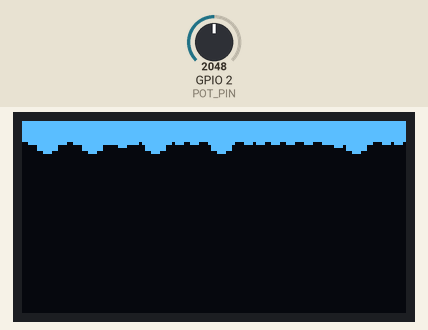
Recording of a program running on a simulated ESP32. Parts: 128×64 one-colour display. The inputs (shaded band) are chosen by the test bench; at power-on: GPIO 2 (POT_PIN) = 2048. Random numbers use the default seed unless the program sets one.

Above: at 1.2 s.
1.3 s: GPIO 2 (POT_PIN) set to 2866
At 1.76 s:
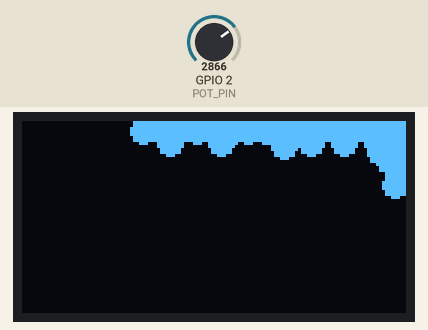
3.1 s: GPIO 2 (POT_PIN) set to 3603
At 3.31 s:
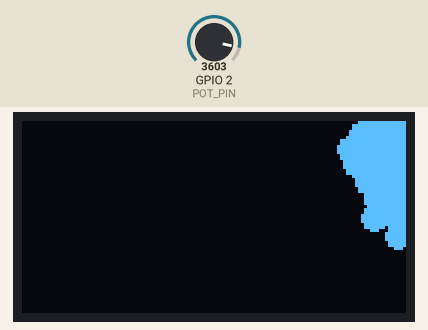
4.6 s: GPIO 2 (POT_PIN) set to 4095
At 12.6 s:
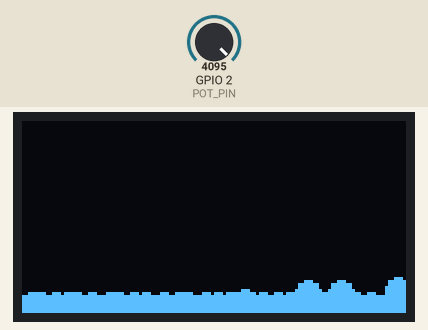
Timing chart, 0 to 13.8 s (numbered marks = the images above; inputs shaded):
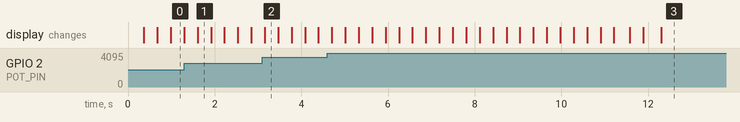

The program:

main.cpp
```cpp
#include <Arduino.h>
#include <Wire.h>
#include <Adafruit_SSD1306.h>
#include "simulation.cpp"

#define SCREEN_WIDTH 128
#define SCREEN_HEIGHT 64
#define OLED_RESET -1 // Reset pin # (or -1 if sharing Arduino reset pin)
#define POT_PIN 2
#define I2C_SCL 4
#define I2C_SDA 15
#define SCREEN_ADDRESS 0x3C
#define SIMULATION_SPEED 0

Adafruit_SSD1306 display(SCREEN_WIDTH, SCREEN_HEIGHT, &Wire, OLED_RESET);
Simulation simulation;

void printFluid(std::vector<Particle>);
void initWire();
void initDisplay();

void setup()
{
	Serial.begin(38400);
	pinMode(POT_PIN, INPUT_PULLUP);
	initWire();
	initDisplay();
	simulation.init();

	display.clearDisplay(); // Clear the buffer
}

void loop()
{
	float gravDirection = (float)map(analogRead(POT_PIN), 0, 4095, 0, 360);
	simulation.setGravityDirection(gravDirection * (M_PI / 180.0f));
	simulation.nextFrame();
	printFluid(simulation.particles);
	delay(SIMULATION_SPEED);
}

void printFluid(std::vector<Particle> particles)
{
	display.clearDisplay();
	for (auto &p : particles)
	{
		display.fillCircle(p.x, p.y, PARTICLE_RADIUS + 1, SSD1306_WHITE);
	}
	display.display();
}

void initWire()
{
	if (!Wire.begin(I2C_SDA, I2C_SCL))
	{
		Serial.println(F("Wire initialization failed"));
		for (;;)
			; // Don't proceed, loop forever
	}
}

void initDisplay()
{
	if (!display.begin(SSD1306_SWITCHCAPVCC, SCREEN_ADDRESS))
	{
		Serial.println(F("SSD1306 allocation failed"));
		for (;;)
			; // Don't proceed, loop forever
	}
}
```

simulation.cpp
```cpp
#include <cmath>
#include <vector>
#include <Arduino.h>

// Ustawienia symulacji
const int WIDTH = 128;
const int HEIGHT = 64;
const int NUM_PARTICLES = 30;                 // Liczba cząstek
const int PARTICLE_RADIUS = 3;                // Promień wizualny cząstki
const float MAX_SPEED = 3.0f;                 // Maksymalna prędkość
const float FRICTION = 0.90f;                 // Współczynnik tarcia (damping)
const float GRAVITY_FORCE = 1.5f;             // Siła grawitacji
static float GRAVITY_DIRECTION = 0.5f * M_PI; // pi/2 => w dół

// Parametry lepkości (do "wygładzania" prędkości między cząstkami)
const float VISCOSITY = 0.05f;              // współczynnik lepkości (dostosuj eksperymentalnie)
const float VISCOSITY_RADIUS_FACTOR = 1.5f; // ile razy promień interakcji jest większy od średnicy cząstki?

class Particle
{
public:
    float x, y;   // położenie
    float vx, vy; // prędkość

    Particle(float _x, float _y)
        : x(_x), y(_y)
    {
        // Losowa prędkość początkowa w zakresie [-2, 2]
        vx = ((float)rand() / RAND_MAX) * 4.0f - 2.0f;
        vy = ((float)rand() / RAND_MAX) * 4.0f - 2.0f;
    }

    // Nakładanie sił zewnętrznych (np. grawitacja)
    void applyForces()
    {
        vx += GRAVITY_FORCE * cos(GRAVITY_DIRECTION);
        vy += GRAVITY_FORCE * sin(GRAVITY_DIRECTION);
    }

    // Aktualizacja pozycji na podstawie prędkości
    void updatePosition()
    {
        x += vx;
        y += vy;
    }

    // Ograniczenie prędkości i zastosowanie tarcia
    void applyFrictionAndLimitSpeed()
    {
        // Ograniczenie prędkości
        float speed = sqrt(vx * vx + vy * vy);
        if (speed > MAX_SPEED)
        {
            float scale = MAX_SPEED / speed;
            vx *= scale;
            vy *= scale;
        }
        // Tarcie (damping)
        vx *= FRICTION;
        vy *= FRICTION;

        // Ustalanie progu minimalnej prędkości
        if (fabs(vx) < 0.1f)
            vx = 0;
        if (fabs(vy) < 0.1f)
            vy = 0;
    }

    // Obsługa kolizji ze ścianami
    void handleWallCollision()
    {
        // Odbicie od ścian w osi X
        if (x < PARTICLE_RADIUS)
        {
            x = PARTICLE_RADIUS;
            vx = -vx * 0.8f;
        }
        else if (x > WIDTH - PARTICLE_RADIUS)
        {
            x = WIDTH - PARTICLE_RADIUS;
            vx = -vx * 0.8f;
        }

        // Odbicie od ścian w osi Y
        if (y < PARTICLE_RADIUS)
        {
            y = PARTICLE_RADIUS;
            vy = -vy * 0.8f;
        }
        else if (y > HEIGHT - PARTICLE_RADIUS)
        {
            y = HEIGHT - PARTICLE_RADIUS;
            vy = -vy * 0.5f;
        }
    }
};

class Simulation
{
public:
    std::vector<Particle> particles;

    void init()
    {
        // Inicjalizacja cząstek
        for (int i = 0; i < NUM_PARTICLES; ++i)
        {
            float px = PARTICLE_RADIUS + ((float)rand() / RAND_MAX) * (WIDTH - 2 * PARTICLE_RADIUS);
            float py = PARTICLE_RADIUS + ((float)rand() / RAND_MAX) * (HEIGHT - 2 * PARTICLE_RADIUS);
            particles.emplace_back(px, py);
        }
    }

    void setGravityDirection(float direction)
    {
        GRAVITY_DIRECTION = direction + M_PI / 2;
    }

    // Krok: "lepkość" - zbliżanie prędkości sąsiadujących cząstek
    void applyViscosity()
    {
        // Promień interakcji: np. 2 (średnica cząstki) * factor
        float interactionRadius = (2.0f * PARTICLE_RADIUS) * VISCOSITY_RADIUS_FACTOR;
        float interactionRadiusSq = interactionRadius * interactionRadius;

        for (size_t i = 0; i < particles.size(); ++i)
        {
            for (size_t j = i + 1; j < particles.size(); ++j)
            {
                Particle &p1 = particles[i];
                Particle &p2 = particles[j];

                float dx = p2.x - p1.x;
                float dy = p2.y - p1.y;
                float distSq = dx * dx + dy * dy;

                if (distSq < interactionRadiusSq && distSq > 0.0001f)
                {
                    // Różnica prędkości
                    float dvx = p2.vx - p1.vx;
                    float dvy = p2.vy - p1.vy;

                    // Proste "wygładzanie" - przesuwamy cząstki w stronę średniej prędkości
                    // Im większy VISCOSITY, tym bardziej ujednolicamy prędkości
                    float factor = VISCOSITY;

                    p1.vx += factor * dvx;
                    p1.vy += factor * dvy;
                    p2.vx -= factor * dvx;
                    p2.vy -= factor * dvy;
                }
            }
        }
    }

    void nextFrame()
    {
        // 1. Nakładamy siły zewnętrzne (np. grawitacja)
        for (auto &p : particles)
        {
            p.applyForces();
        }

        // 2. Symulujemy lepkość (redukujemy różnice prędkości cząstek, które są blisko)
        applyViscosity();

        // 3. Zaktualizuj pozycje cząstek
        for (auto &p : particles)
        {
            p.updatePosition();
        }

        // 4. Iteracyjne rozwiązywanie kolizji między cząstkami
        const int COLLISION_ITERATIONS = 2; // liczba iteracji
        for (int iter = 0; iter < COLLISION_ITERATIONS; ++iter)
        {
            for (size_t i = 0; i < particles.size(); ++i)
            {
                for (size_t j = i + 1; j < particles.size(); ++j)
                {
                    Particle &p1 = particles[i];
                    Particle &p2 = particles[j];

                    float dx = p2.x - p1.x;
                    float dy = p2.y - p1.y;
                    float distSq = dx * dx + dy * dy;
                    float dist = sqrt(distSq);
                    float minDist = 2.0f * PARTICLE_RADIUS;

                    // Sprawdź czy cząstki nachodzą na siebie
                    if (dist < minDist && dist > 0)
                    {
                        // Oblicz nachodzenie
                        float overlap = minDist - dist;
                        // Wyznacz wektor normalny
                        float nx = dx / dist;
                        float ny = dy / dist;

                        // Korekta pozycji – rozdziel cząstki po równo
                        p1.x -= (overlap / 2.0f) * nx;
                        p1.y -= (overlap / 2.0f) * ny;
                        p2.x += (overlap / 2.0f) * nx;
                        p2.y += (overlap / 2.0f) * ny;

                        // Proste zderzenie sprężyste (dla cząstek o równej masie):
                        float rvx = p2.vx - p1.vx;
                        float rvy = p2.vy - p1.vy;
                        float velAlongNormal = rvx * nx + rvy * ny;
                        if (velAlongNormal < 0)
                        {
                            float restitution = 0.8f; // współczynnik odbicia
                            float impulse = -(1.0f + restitution) * velAlongNormal;
                            impulse /= 2.0f; // dzielimy przez sumę mas (tutaj m1=m2=1)
                            float impX = impulse * nx;
                            float impY = impulse * ny;
                            p1.vx -= impX;
                            p1.vy -= impY;
                            p2.vx += impX;
                            p2.vy += impY;
                        }
                    }
                }
            }
        }

        // 5. Obsługa kolizji z krawędziami i nałożenie tarcia
        for (auto &p : particles)
        {
            p.handleWallCollision();
            p.applyFrictionAndLimitSpeed();
        }
    }
};
```
